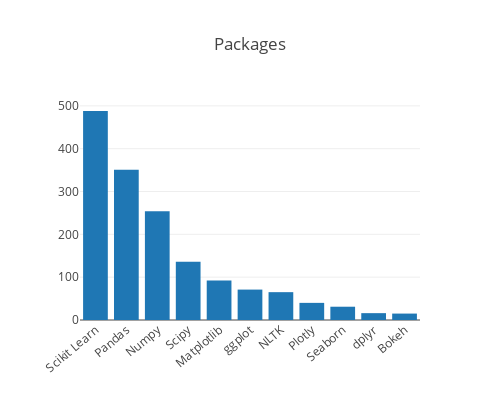

Write notebook code for a chart like this one.
### Code cell
layout = Layout(
    paper_bgcolor='rgba(0,0,0,0)',
    plot_bgcolor='rgba(0,100,15,10)'
)

bar_layout = Layout(
    barmode='group',
    height=400,
    width=500,
    xaxis=dict(tickangle=-40),
    paper_bgcolor='rgba(0,0,0,0)',
    plot_bgcolor='rgba(0,0,0,0)',
    title = 'Packages'
)

graph_data = []

skills4 = {'Packages': Packages}

for a, skill_dict in skills4.items():
    graph_data.append(go.Bar(
        x = list(skillset_df[a].index),
        y = list(skillset_df[a][1]),
        name = a))

py.offline.iplot(Figure(data=graph_data, layout=bar_layout), filename='Skillsets1')

### Figure 1 — Plotly figure (JSON) as saved in the notebook; plotly's stock layout.template omitted (floating-point values rounded to 4 significant figures)
{"data": [{"name": "Packages", "type": "bar", "uid": "d9d515a4-b7c1-11e8-97af-4c3488ea762f", "x": ["Scikit Learn", "Pandas", "Numpy", "Scipy", "Matplotlib", "ggplot", "NLTK", "Plotly", "Seaborn", "dplyr", "Bokeh"], "y": [488, 351, 254, 136, 92, 71, 65, 40, 31, 16, 15]}], "layout": {"barmode": "group", "height": 400, "paper_bgcolor": "rgba(0,0,0,0)", "plot_bgcolor": "rgba(0,0,0,0)", "title": "Packages", "width": 500, "xaxis": {"tickangle": -40}}}
